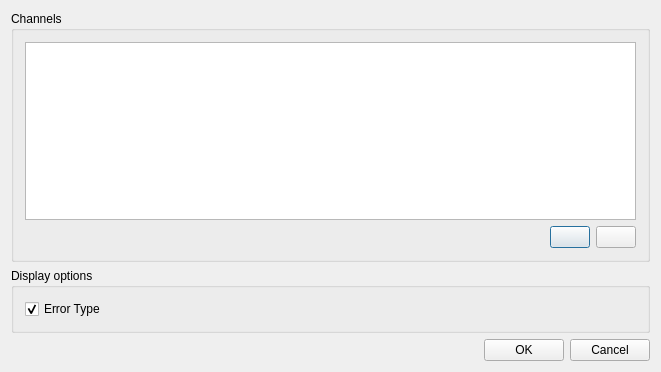
<?xml version="1.0" encoding="UTF-8"?>
<ui version="4.0">
 <class>AwEditStatsDialogUi</class>
 <widget class="QDialog" name="AwEditStatsDialogUi">
  <property name="geometry">
   <rect>
    <x>0</x>
    <y>0</y>
    <width>661</width>
    <height>372</height>
   </rect>
  </property>
  <property name="windowTitle">
   <string>Edit Statistics Options</string>
  </property>
  <property name="windowIcon">
   <iconset resource="../../../resources/AnyWave.qrc">
    <normaloff>:/images/AnyWave_icon.png</normaloff>:/images/AnyWave_icon.png</iconset>
  </property>
  <layout class="QVBoxLayout" name="verticalLayout_3">
   <item>
    <widget class="QGroupBox" name="groupBox">
     <property name="sizePolicy">
      <sizepolicy hsizetype="Expanding" vsizetype="Expanding">
       <horstretch>0</horstretch>
       <verstretch>0</verstretch>
      </sizepolicy>
     </property>
     <property name="title">
      <string>Channels</string>
     </property>
     <layout class="QVBoxLayout" name="verticalLayout">
      <item>
       <widget class="QTableView" name="tableView">
        <property name="editTriggers">
         <set>QAbstractItemView::AnyKeyPressed|QAbstractItemView::DoubleClicked|QAbstractItemView::EditKeyPressed|QAbstractItemView::SelectedClicked</set>
        </property>
        <property name="selectionBehavior">
         <enum>QAbstractItemView::SelectRows</enum>
        </property>
       </widget>
      </item>
      <item>
       <layout class="QHBoxLayout" name="horizontalLayout">
        <item>
         <spacer name="horizontalSpacer">
          <property name="orientation">
           <enum>Qt::Horizontal</enum>
          </property>
          <property name="sizeHint" stdset="0">
           <size>
            <width>40</width>
            <height>20</height>
           </size>
          </property>
         </spacer>
        </item>
        <item>
         <widget class="QPushButton" name="buttonAdd">
          <property name="text">
           <string/>
          </property>
          <property name="icon">
           <iconset resource="../../../resources/AnyWave.qrc">
            <normaloff>:/images/plus_sign_24x24.png</normaloff>:/images/plus_sign_24x24.png</iconset>
          </property>
         </widget>
        </item>
        <item>
         <widget class="QPushButton" name="buttonRemove">
          <property name="text">
           <string/>
          </property>
          <property name="icon">
           <iconset resource="../../../resources/AnyWave.qrc">
            <normaloff>:/images/minus_sign_24x24.png</normaloff>:/images/minus_sign_24x24.png</iconset>
          </property>
         </widget>
        </item>
       </layout>
      </item>
     </layout>
    </widget>
   </item>
   <item>
    <widget class="QGroupBox" name="groupBox_2">
     <property name="title">
      <string>Display options</string>
     </property>
     <layout class="QVBoxLayout" name="verticalLayout_2">
      <item>
       <layout class="QHBoxLayout" name="horizontalLayout_3">
        <item>
         <widget class="QCheckBox" name="checkErrorType">
          <property name="text">
           <string>Error Type</string>
          </property>
          <property name="checked">
           <bool>true</bool>
          </property>
         </widget>
        </item>
        <item>
         <spacer name="horizontalSpacer_3">
          <property name="orientation">
           <enum>Qt::Horizontal</enum>
          </property>
          <property name="sizeHint" stdset="0">
           <size>
            <width>40</width>
            <height>20</height>
           </size>
          </property>
         </spacer>
        </item>
       </layout>
      </item>
     </layout>
    </widget>
   </item>
   <item>
    <layout class="QHBoxLayout" name="horizontalLayout_2">
     <item>
      <spacer name="horizontalSpacer_2">
       <property name="orientation">
        <enum>Qt::Horizontal</enum>
       </property>
       <property name="sizeHint" stdset="0">
        <size>
         <width>40</width>
         <height>20</height>
        </size>
       </property>
      </spacer>
     </item>
     <item>
      <widget class="QPushButton" name="pushButton_3">
       <property name="text">
        <string>OK</string>
       </property>
      </widget>
     </item>
     <item>
      <widget class="QPushButton" name="pushButton_4">
       <property name="text">
        <string>Cancel</string>
       </property>
      </widget>
     </item>
    </layout>
   </item>
  </layout>
 </widget>
 <layoutdefault spacing="6" margin="11"/>
 <resources>
  <include location="../../../resources/AnyWave.qrc"/>
 </resources>
 <connections>
  <connection>
   <sender>pushButton_3</sender>
   <signal>clicked()</signal>
   <receiver>AwEditStatsDialogUi</receiver>
   <slot>accept()</slot>
   <hints>
    <hint type="sourcelabel">
     <x>569</x>
     <y>361</y>
    </hint>
    <hint type="destinationlabel">
     <x>334</x>
     <y>268</y>
    </hint>
   </hints>
  </connection>
  <connection>
   <sender>pushButton_4</sender>
   <signal>clicked()</signal>
   <receiver>AwEditStatsDialogUi</receiver>
   <slot>reject()</slot>
   <hints>
    <hint type="sourcelabel">
     <x>650</x>
     <y>361</y>
    </hint>
    <hint type="destinationlabel">
     <x>410</x>
     <y>268</y>
    </hint>
   </hints>
  </connection>
  <connection>
   <sender>buttonRemove</sender>
   <signal>clicked()</signal>
   <receiver>AwEditStatsDialogUi</receiver>
   <slot>removeSelectedRows()</slot>
   <hints>
    <hint type="sourcelabel">
     <x>640</x>
     <y>259</y>
    </hint>
    <hint type="destinationlabel">
     <x>125</x>
     <y>268</y>
    </hint>
   </hints>
  </connection>
  <connection>
   <sender>buttonAdd</sender>
   <signal>clicked()</signal>
   <receiver>AwEditStatsDialogUi</receiver>
   <slot>addRow()</slot>
   <hints>
    <hint type="sourcelabel">
     <x>606</x>
     <y>259</y>
    </hint>
    <hint type="destinationlabel">
     <x>410</x>
     <y>268</y>
    </hint>
   </hints>
  </connection>
  <connection>
   <sender>pushButton_3</sender>
   <signal>clicked()</signal>
   <receiver>AwEditStatsDialogUi</receiver>
   <slot>accept()</slot>
   <hints>
    <hint type="sourcelabel">
     <x>539</x>
     <y>352</y>
    </hint>
    <hint type="destinationlabel">
     <x>409</x>
     <y>347</y>
    </hint>
   </hints>
  </connection>
 </connections>
 <slots>
  <slot>removeSelectedRows()</slot>
  <slot>addRow()</slot>
 </slots>
</ui>
